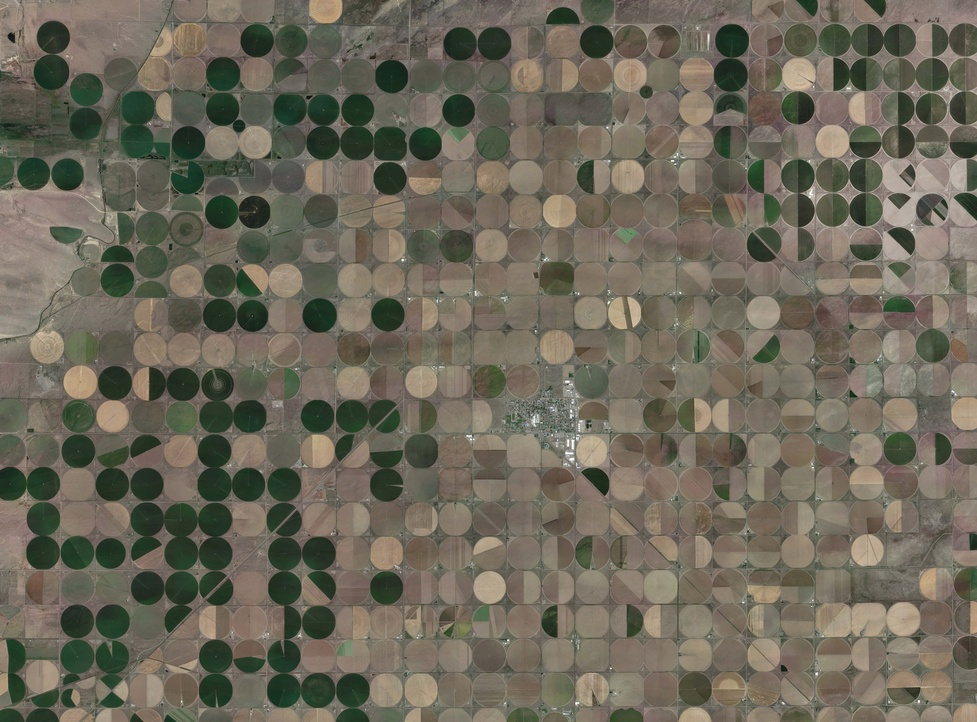
#> input picture lab3/satellite.jpeg, 977 x 722 px, shrunk from 2400 x 1774 before the run
$ jupyter execute lab3_Ex2.ipynb
#> lines starting #> are read from the running program, lines starting #| are printed output that depends on the picture; after the words box and inside, x2 and y2 are one past the last pixel; in counts of white or black regions, pixels touching at a corner belong together
**HoughCircles**

[cell 1]
import cv2
import numpy as np
import matplotlib.pyplot as plt

# Cargar la imagen satelital
image = cv2.imread('satellite.jpeg', cv2.IMREAD_COLOR)
#> image is the input picture: shape (722, 977, 3); mean B, G, R 90, 104.3, 109.2

# Preprocesar la imagen si es necesario

# Convertir la imagen a escala de grises para la detección de círculos
gray = cv2.cvtColor(image, cv2.COLOR_BGR2GRAY)
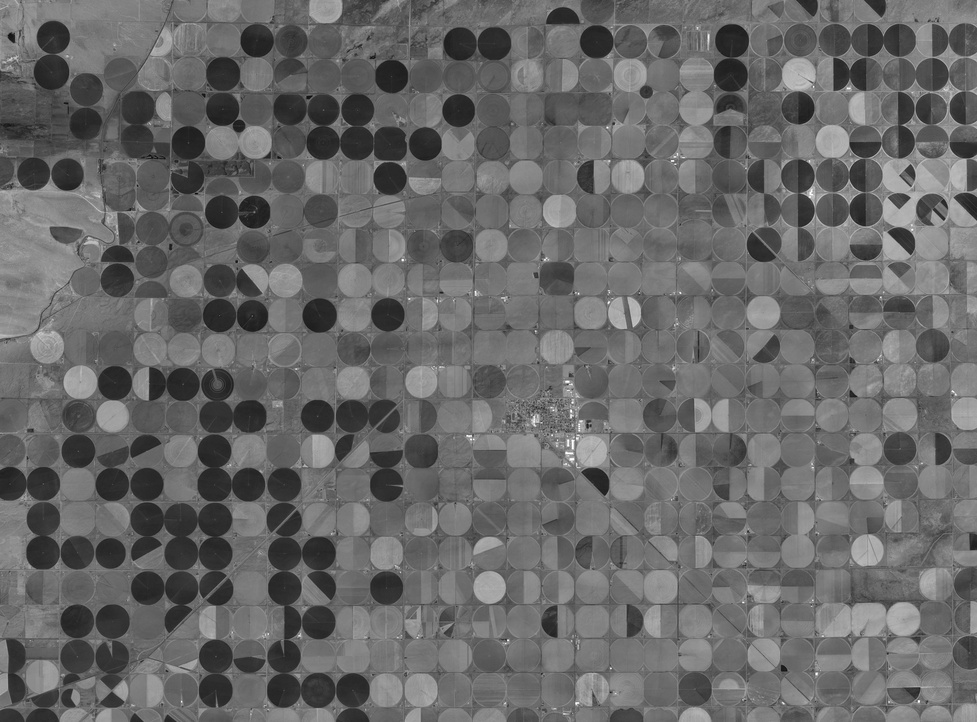
#> gray: shape (722, 977); min 10, max 255, mean 104.2

# Aplicar la Transformada de Hough para la detección de círculos
circles = cv2.HoughCircles(
    gray,
    cv2.HOUGH_GRADIENT,
    dp=1,
    minDist=70,  # Ajustar la distancia mínima según su imagen
    param1=1,
    param2=10,
    minRadius=int(3.5 * 10),  # Convertir 3.5 km a metros
    maxRadius=int(3.5 * 10)
)
#> circles = 43 rows, first 8: [505.5, 369.5, 36.4], [932.5, 533.5, 36.4], [644.5, 494.5, 36.4], [437.5, 346.5, 36.4], [574.5, 474.5, 36.4], [711.5, 405.5, 36.4], [200.5, 338.5, 36.4], [562.5, 118.5, 36.4]

if circles is not None:
    circles = np.uint16(np.around(circles)) # type: ignore
#> circles = 43 rows, first 8: [506, 370, 36], [932, 534, 36], [644, 494, 36], [438, 346, 36], [574, 474, 36], [712, 406, 36], [200, 338, 36], [562, 118, 36]

    for circle in circles[0, :]:# type: ignore
        x, y, r = circle
        # Dibujar el círculo en la imagen original
        cv2.circle(image, (x, y), r, (0, 255, 0), 2)  # Color verde, grosor 2
#> this loop made 43 passes
#> (x, y, r) on passes 1 to 12: (506, 370, 36), (932, 534, 36), (644, 494, 36), (438, 346, 36), (574, 474, 36), (712, 406, 36), (200, 338, 36), (562, 118, 36), (446, 62, 36), (286, 170, 36), (930, 298, 36), (746, 578, 36)
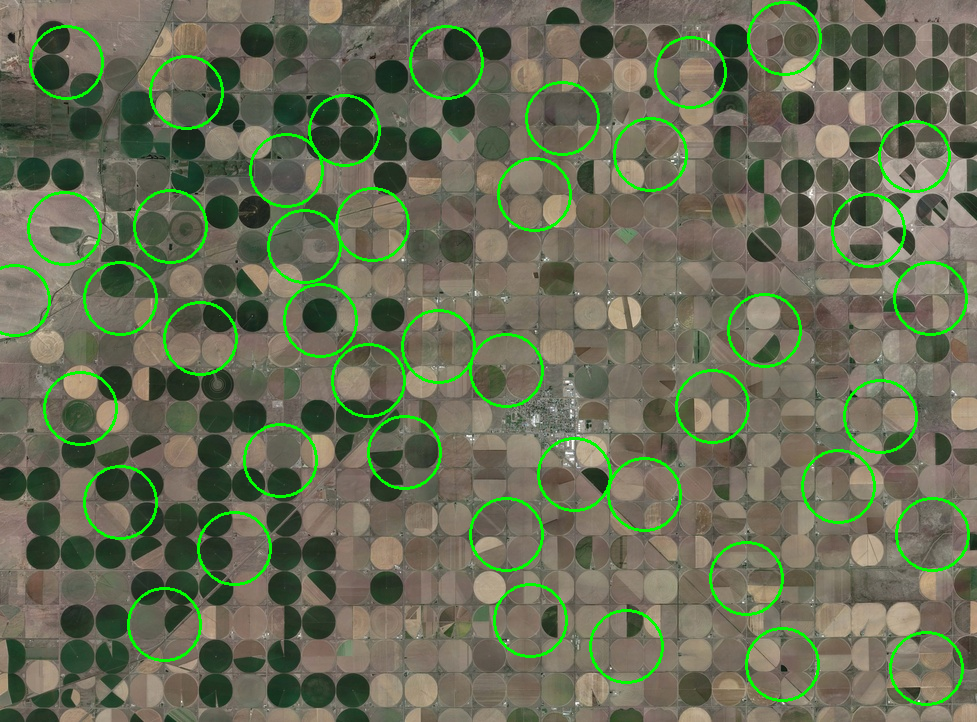
#> image: shape (722, 977, 3); 3.99% of pixels changed, all inside (x1, y1, x2, y2) = (0, 1, 970, 706)

    # Convertir la imagen BGR a RGB (necesario para plt.imshow)
    image_rgb = cv2.cvtColor(image, cv2.COLOR_BGR2RGB)

    # Mostrar la imagen con los círculos usando plt.imshow
    plt.imshow(image_rgb)
    plt.axis('off')  # Desactivar ejes en la trama
    plt.title('Imagen con Círculos Detectados')
    plt.show()
else:
    print("No se detectaron círculos.")

**Binary Mask**

[cell 2]
import cv2
import numpy as np
import matplotlib.pyplot as plt

image = cv2.imread('satellite.jpeg', cv2.IMREAD_COLOR)


image_rgb = cv2.cvtColor(image, cv2.COLOR_BGR2RGB)

lower_green = np.array([0, 0,0], dtype="uint8")
upper_green = np.array([75, 255, 75], dtype="uint8")

green_mask = cv2.inRange(image_rgb, lower_green, upper_green)
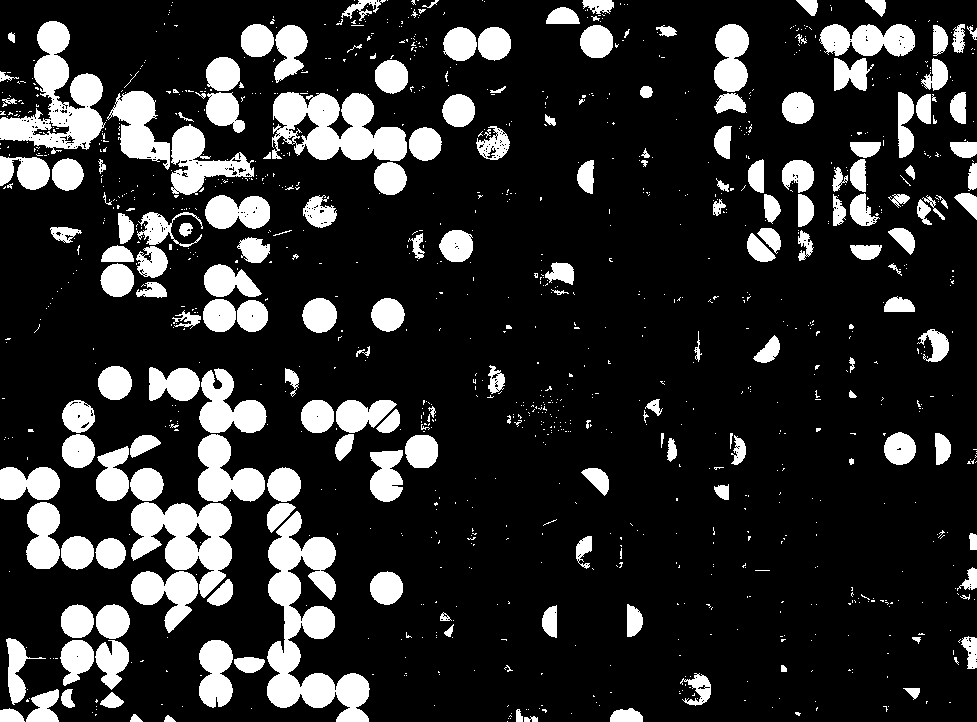
#> green_mask: shape (722, 977); 17.5% white; 1156 white regions (965 under 20 px), largest, box (x1, y1, x2, y2) and area: (267, 511, 370, 722) 8884, (272, 92, 407, 161) 5929, (0, 21, 106, 154) 5802

total_pixels = image.shape[0] * image.shape[1]
#> total_pixels = 705394
green_pixels = cv2.countNonZero(green_mask)
#> green_pixels = 123208
percentage_productive = (green_pixels / total_pixels) * 100
#> percentage_productive = 17.47
percentage_non_productive = 100 - percentage_productive
#> percentage_non_productive = 82.53

result_image = cv2.bitwise_and(image_rgb, image_rgb, mask=green_mask)
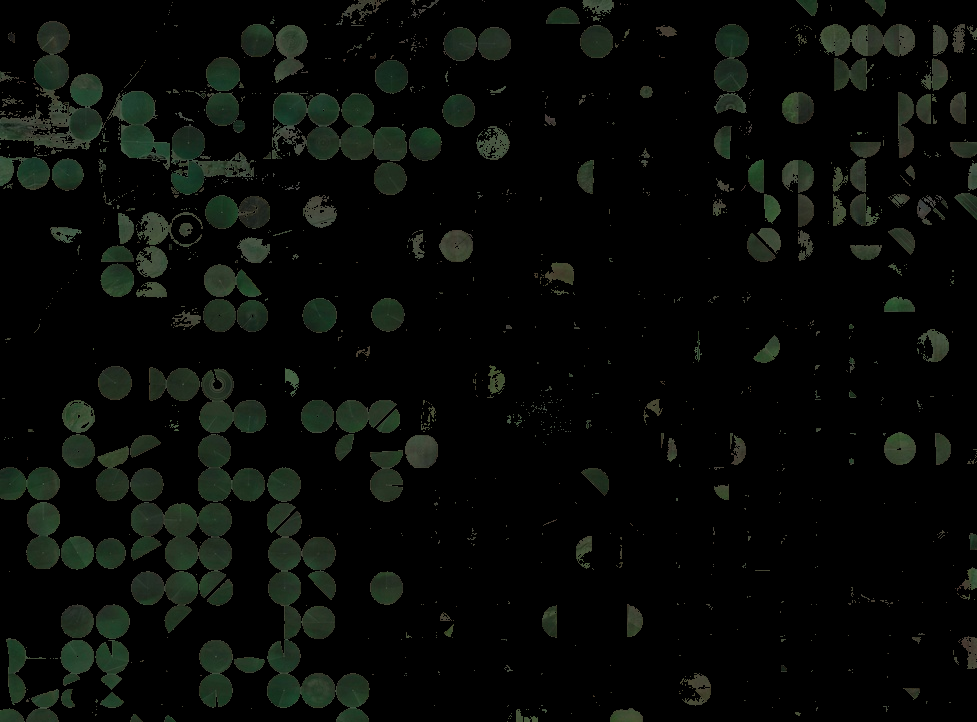
#> result_image: shape (722, 977, 3); mean R, G, B 7.8, 10.3, 7.4

# Mostrar la imagen con los campos productivos resaltados
plt.figure(figsize=(10, 5))
plt.subplot(1, 2, 1)
plt.imshow(image_rgb)
plt.title('Imagen Original')
plt.axis('off')

plt.subplot(1, 2, 2)
plt.imshow(result_image)
plt.title('Terreno Productivo (Verde)')
plt.axis('off')

plt.show()

print(f"Porcentaje de campos productivos (verdes): {percentage_productive:.2f}%")
#| Porcentaje de campos productivos (verdes): 17.47%
print(f"Porcentaje de campos no productivos: {percentage_non_productive:.2f}%")
#| Porcentaje de campos no productivos: 82.53%

**HoughCircles with mask**

[cell 3]
import cv2
import numpy as np
import matplotlib.pyplot as plt

image = cv2.imread('satellite.jpeg', cv2.IMREAD_COLOR)


gray = cv2.cvtColor(image, cv2.COLOR_BGR2GRAY)

circles = cv2.HoughCircles(
    gray,
    cv2.HOUGH_GRADIENT,
    dp=1,
    minDist=70,
    param1=1,
    param2=10,
    minRadius=int(3.5 * 10),
    maxRadius=int(3.5 * 10)
)
#> circles = 43 rows, first 8: [505.5, 369.5, 36.4], [932.5, 533.5, 36.4], [644.5, 494.5, 36.4], [437.5, 346.5, 36.4], [574.5, 474.5, 36.4], [711.5, 405.5, 36.4], [200.5, 338.5, 36.4], [562.5, 118.5, 36.4]

if circles is not None:
    circles = np.uint16(np.around(circles))# type: ignore
#> circles = 43 rows, first 8: [506, 370, 36], [932, 534, 36], [644, 494, 36], [438, 346, 36], [574, 474, 36], [712, 406, 36], [200, 338, 36], [562, 118, 36]

    total_area = image.shape[0] * image.shape[1]
#> total_area = 705394


    lower_green = np.array([0, 0, 0])
    upper_green = np.array([90, 70, 120])

    hsv_image = cv2.cvtColor(image, cv2.COLOR_BGR2HSV)
#> hsv_image: shape (722, 977, 3); mean H, S, V 26, 53.8, 112.2
    green_mask = cv2.inRange(hsv_image, lower_green, upper_green)
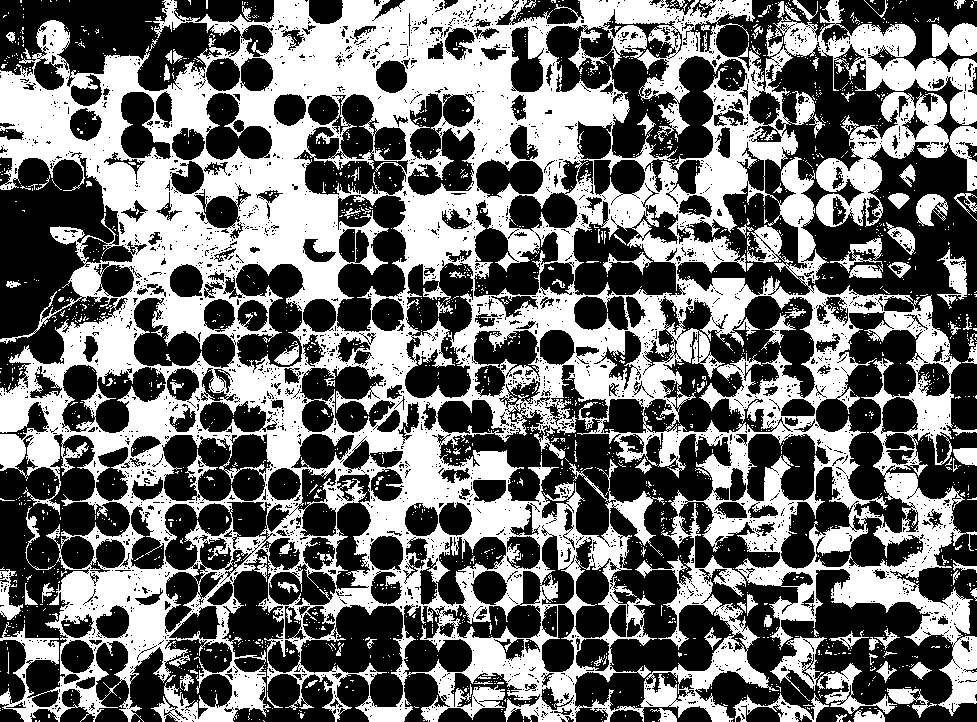
#> green_mask: shape (722, 977); 43.6% white; 2006 white regions (1896 under 20 px), largest, box (x1, y1, x2, y2) and area: (0, 0, 977, 722) 278813, (816, 92, 977, 227) 7358, (932, 23, 977, 57) 1211

    productive_area = 0
    non_productive_area = 0

    for circle in circles[0, :]:# type: ignore
        x, y, r = circle


        if y < green_mask.shape[0] and x < green_mask.shape[1]:

            area = np.pi * r * r


            if green_mask[y, x] == 255:
                productive_area += area
            else:
                non_productive_area += area


            cv2.circle(image, (x, y), r, (0, 255, 0), 2)
#> this loop made 43 passes
#> (x, y, r, area, productive_area) on passes 1, 2, 3, 4, 6, 7, 8, 9, 10, 11, 12, 14: (506, 370, 36, 4071.5, 4071.5), (932, 534, 36, 4071.5, 8143), (644, 494, 36, 4071.5, 12214.5), (438, 346, 36, 4071.5, 16286), (712, 406, 36, 4071.5, 20357.5), (200, 338, 36, 4071.5, 24429), (562, 118, 36, 4071.5, 28500.5), (446, 62, 36, 4071.5, 32572), (286, 170, 36, 4071.5, 36643.5), (930, 298, 36, 4071.5, 40715), (746, 578, 36, 4071.5, 44786.5), (170, 226, 36, 4071.5, 48858)
#> (x, y, r, area, non_productive_area) on passes 5, 13, 16, 18, 21, 22: (574, 474, 36, 4071.5, 4071.5), (868, 230, 36, 4071.5, 8143), (530, 620, 36, 4071.5, 12214.5), (880, 416, 36, 4071.5, 16286), (764, 330, 36, 4071.5, 20357.5), (320, 320, 36, 4071.5, 24429)
#> after the loop, non_productive_area = 60403.4; productive_area = 113779.1


    image_rgb = cv2.cvtColor(image, cv2.COLOR_BGR2RGB)


    percentage_productive = (productive_area / total_area) * 100
#> percentage_productive = 16.13
    percentage_non_productive = (non_productive_area / total_area) * 100
#> percentage_non_productive = 8.56
    total=abs(percentage_non_productive+percentage_productive-100)
#> total = 75.31

    plt.imshow(image_rgb)
    plt.axis('off')
    plt.title('Imagen con Círculos Detectados')
    plt.show()

    print(f"Porcentaje de campos productivos: {percentage_productive:.2f}%")
#| Porcentaje de campos productivos: 16.13%
    print(f"Porcentaje de campos no productivos: {percentage_non_productive:.2f}%")
#| Porcentaje de campos no productivos: 8.56%
    print(f"Porcentaje de campos desconocidos: {total:.2f}%")
#| Porcentaje de campos desconocidos: 75.31%
else:
    print("No se detectaron círculos.")
